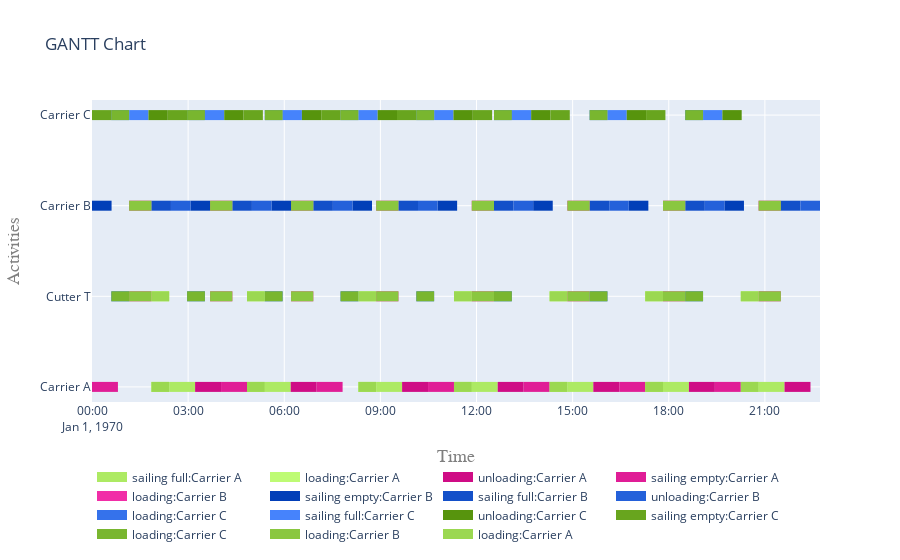

The notebook cell this image was saved under:
### Code cell
fig = get_gantt_chart(vessels, id_map=activities)

### Figure 1 — Plotly figure (JSON) as saved in the notebook; plotly's stock layout.template omitted (floating-point values rounded to 4 significant figures)
{"data": [{"connectgaps": false, "hoverinfo": "y+name", "line": {"color": "rgb(173,234,99)", "width": 10}, "mode": "lines", "name": "sailing full:Carrier A", "type": "scatter", "x": ["1970-01-01T02:24:31", "1970-01-01T02:24:31", "1970-01-01T03:13:05", "1970-01-01T03:13:05", "1970-01-01T03:13:05", "1970-01-01T05:23:33", "1970-01-01T05:23:33", "1970-01-01T06:12:07", "1970-01-01T06:12:07", "1970-01-01T06:12:07", "1970-01-01T08:52:06", "1970-01-01T08:52:06", "1970-01-01T09:40:40", "1970-01-01T09:40:40", "1970-01-01T09:40:40", "1970-01-01T11:51:08", "1970-01-01T11:51:08", "1970-01-01T12:39:42", "1970-01-01T12:39:42", "1970-01-01T12:39:42", "1970-01-01T14:50:10", "1970-01-01T14:50:10", "1970-01-01T15:38:44", "1970-01-01T15:38:44", "1970-01-01T15:38:44", "1970-01-01T17:49:12", "1970-01-01T17:49:12", "1970-01-01T18:37:46", "1970-01-01T18:37:46", "1970-01-01T18:37:46", "1970-01-01T20:48:14", "1970-01-01T20:48:14", "1970-01-01T21:36:48", "1970-01-01T21:36:48", "1970-01-01T21:36:48"], "y": ["Carrier A", "Carrier A", "Carrier A", "Carrier A", null, "Carrier A", "Carrier A", "Carrier A", "Carrier A", null, "Carrier A", "Carrier A", "Carrier A", "Carrier A", null, "Carrier A", "Carrier A", "Carrier A", "Carrier A", null, "Carrier A", "Carrier A", "Carrier A", "Carrier A", null, "Carrier A", "Carrier A", "Carrier A", "Carrier A", null, "Carrier A", "Carrier A", "Carrier A", "Carrier A", null]}, {"connectgaps": false, "hoverinfo": "y+name", "line": {"color": "rgb(190,251,116)", "width": 10}, "mode": "lines", "name": "loading:Carrier A", "type": "scatter", "x": ["1970-01-01T01:51:11", "1970-01-01T01:51:11", "1970-01-01T02:24:31", "1970-01-01T02:24:31", "1970-01-01T02:24:31", "1970-01-01T04:50:13", "1970-01-01T04:50:13", "1970-01-01T05:23:33", "1970-01-01T05:23:33", "1970-01-01T05:23:33", "1970-01-01T08:18:46", "1970-01-01T08:18:46", "1970-01-01T08:52:06", "1970-01-01T08:52:06", "1970-01-01T08:52:06", "1970-01-01T11:17:48", "1970-01-01T11:17:48", "1970-01-01T11:51:08", "1970-01-01T11:51:08", "1970-01-01T11:51:08", "1970-01-01T14:16:50", "1970-01-01T14:16:50", "1970-01-01T14:50:10", "1970-01-01T14:50:10", "1970-01-01T14:50:10", "1970-01-01T17:15:52", "1970-01-01T17:15:52", "1970-01-01T17:49:12", "1970-01-01T17:49:12", "1970-01-01T17:49:12", "1970-01-01T20:14:54", "1970-01-01T20:14:54", "1970-01-01T20:48:14", "1970-01-01T20:48:14", "1970-01-01T20:48:14", "1970-01-01T01:51:11", "1970-01-01T01:51:11", "1970-01-01T02:24:31", "1970-01-01T02:24:31", "1970-01-01T02:24:31", "1970-01-01T04:50:13", "1970-01-01T04:50:13", "1970-01-01T05:23:33", "1970-01-01T05:23:33", "1970-01-01T05:23:33", "1970-01-01T08:18:46", "1970-01-01T08:18:46", "1970-01-01T08:52:06", "1970-01-01T08:52:06", "1970-01-01T08:52:06", "1970-01-01T11:17:48", "1970-01-01T11:17:48", "1970-01-01T11:51:08", "1970-01-01T11:51:08", "1970-01-01T11:51:08", "1970-01-01T14:16:50", "1970-01-01T14:16:50", "1970-01-01T14:50:10", "1970-01-01T14:50:10", "1970-01-01T14:50:10", "1970-01-01T17:15:52", "1970-01-01T17:15:52", "1970-01-01T17:49:12", "1970-01-01T17:49:12", "1970-01-01T17:49:12", "1970-01-01T20:14:54", "1970-01-01T20:14:54", "1970-01-01T20:48:14", "1970-01-01T20:48:14", "1970-01-01T20:48:14"], "y": ["Carrier A", "Carrier A", "Carrier A", "Carrier A", null, "Carrier A", "Carrier A", "Carrier A", "Carrier A", null, "Carrier A", "Carrier A", "Carrier A", "Carrier A", null, "Carrier A", "Carrier A", "Carrier A", "Carrier A", null, "Carrier A", "Carrier A", "Carrier A", "Carrier A", null, "Carrier A", "Carrier A", "Carrier A", "Carrier A", null, "Carrier A", "Carrier A", "Carrier A", "Carrier A", null, "Cutter T", "Cutter T", "Cutter T", "Cutter T", null, "Cutter T", "Cutter T", "Cutter T", "Cutter T", null, "Cutter T", "Cutter T", "Cutter T", "Cutter T", null, "Cutter T", "Cutter T", "Cutter T", "Cutter T", null, "Cutter T", "Cutter T", "Cutter T", "Cutter T", null, "Cutter T", "Cutter T", "Cutter T", "Cutter T", null, "Cutter T", "Cutter T", "Cutter T", "Cutter T", null]}, {"connectgaps": false, "hoverinfo": "y+name", "line": {"color": "rgb(207,12,133)", "width": 10}, "mode": "lines", "name": "unloading:Carrier A", "type": "scatter", "x": ["1970-01-01T03:13:05", "1970-01-01T03:13:05", "1970-01-01T04:01:39", "1970-01-01T04:01:39", "1970-01-01T04:01:39", "1970-01-01T06:12:07", "1970-01-01T06:12:07", "1970-01-01T07:00:41", "1970-01-01T07:00:41", "1970-01-01T07:00:41", "1970-01-01T09:40:40", "1970-01-01T09:40:40", "1970-01-01T10:29:14", "1970-01-01T10:29:14", "1970-01-01T10:29:14", "1970-01-01T12:39:42", "1970-01-01T12:39:42", "1970-01-01T13:28:16", "1970-01-01T13:28:16", "1970-01-01T13:28:16", "1970-01-01T15:38:44", "1970-01-01T15:38:44", "1970-01-01T16:27:18", "1970-01-01T16:27:18", "1970-01-01T16:27:18", "1970-01-01T18:37:46", "1970-01-01T18:37:46", "1970-01-01T19:26:20", "1970-01-01T19:26:20", "1970-01-01T19:26:20", "1970-01-01T21:36:48", "1970-01-01T21:36:48", "1970-01-01T22:25:22", "1970-01-01T22:25:22", "1970-01-01T22:25:22"], "y": ["Carrier A", "Carrier A", "Carrier A", "Carrier A", null, "Carrier A", "Carrier A", "Carrier A", "Carrier A", null, "Carrier A", "Carrier A", "Carrier A", "Carrier A", null, "Carrier A", "Carrier A", "Carrier A", "Carrier A", null, "Carrier A", "Carrier A", "Carrier A", "Carrier A", null, "Carrier A", "Carrier A", "Carrier A", "Carrier A", null, "Carrier A", "Carrier A", "Carrier A", "Carrier A", null]}, {"connectgaps": false, "hoverinfo": "y+name", "line": {"color": "rgb(224,29,150)", "width": 10}, "mode": "lines", "name": "sailing empty:Carrier A", "type": "scatter", "x": ["1970-01-01T00:00:00", "1970-01-01T00:00:00", "1970-01-01T00:48:34", "1970-01-01T00:48:34", "1970-01-01T00:48:34", "1970-01-01T04:01:39", "1970-01-01T04:01:39", "1970-01-01T04:50:13", "1970-01-01T04:50:13", "1970-01-01T04:50:13", "1970-01-01T07:00:41", "1970-01-01T07:00:41", "1970-01-01T07:49:15", "1970-01-01T07:49:15", "1970-01-01T07:49:15", "1970-01-01T10:29:14", "1970-01-01T10:29:14", "1970-01-01T11:17:48", "1970-01-01T11:17:48", "1970-01-01T11:17:48", "1970-01-01T13:28:16", "1970-01-01T13:28:16", "1970-01-01T14:16:50", "1970-01-01T14:16:50", "1970-01-01T14:16:50", "1970-01-01T16:27:18", "1970-01-01T16:27:18", "1970-01-01T17:15:52", "1970-01-01T17:15:52", "1970-01-01T17:15:52", "1970-01-01T19:26:20", "1970-01-01T19:26:20", "1970-01-01T20:14:54", "1970-01-01T20:14:54", "1970-01-01T20:14:54"], "y": ["Carrier A", "Carrier A", "Carrier A", "Carrier A", null, "Carrier A", "Carrier A", "Carrier A", "Carrier A", null, "Carrier A", "Carrier A", "Carrier A", "Carrier A", null, "Carrier A", "Carrier A", "Carrier A", "Carrier A", null, "Carrier A", "Carrier A", "Carrier A", "Carrier A", null, "Carrier A", "Carrier A", "Carrier A", "Carrier A", null, "Carrier A", "Carrier A", "Carrier A", "Carrier A", null]}, {"connectgaps": false, "hoverinfo": "y+name", "line": {"color": "rgb(241,46,167)", "width": 10}, "mode": "lines", "name": "loading:Carrier B", "type": "scatter", "x": ["1970-01-01T01:09:31", "1970-01-01T01:09:31", "1970-01-01T01:51:11", "1970-01-01T01:51:11", "1970-01-01T01:51:11", "1970-01-01T03:41:08", "1970-01-01T03:41:08", "1970-01-01T04:22:48", "1970-01-01T04:22:48", "1970-01-01T04:22:48", "1970-01-01T06:12:45", "1970-01-01T06:12:45", "1970-01-01T06:54:25", "1970-01-01T06:54:25", "1970-01-01T06:54:25", "1970-01-01T08:52:06", "1970-01-01T08:52:06", "1970-01-01T09:33:46", "1970-01-01T09:33:46", "1970-01-01T09:33:46", "1970-01-01T11:51:08", "1970-01-01T11:51:08", "1970-01-01T12:32:48", "1970-01-01T12:32:48", "1970-01-01T12:32:48", "1970-01-01T14:50:10", "1970-01-01T14:50:10", "1970-01-01T15:31:50", "1970-01-01T15:31:50", "1970-01-01T15:31:50", "1970-01-01T17:49:12", "1970-01-01T17:49:12", "1970-01-01T18:30:52", "1970-01-01T18:30:52", "1970-01-01T18:30:52", "1970-01-01T20:48:14", "1970-01-01T20:48:14", "1970-01-01T21:29:54", "1970-01-01T21:29:54", "1970-01-01T21:29:54", "1970-01-01T01:09:31", "1970-01-01T01:09:31", "1970-01-01T01:51:11", "1970-01-01T01:51:11", "1970-01-01T01:51:11", "1970-01-01T03:41:08", "1970-01-01T03:41:08", "1970-01-01T04:22:48", "1970-01-01T04:22:48", "1970-01-01T04:22:48", "1970-01-01T06:12:45", "1970-01-01T06:12:45", "1970-01-01T06:54:25", "1970-01-01T06:54:25", "1970-01-01T06:54:25", "1970-01-01T08:52:06", "1970-01-01T08:52:06", "1970-01-01T09:33:46", "1970-01-01T09:33:46", "1970-01-01T09:33:46", "1970-01-01T11:51:08", "1970-01-01T11:51:08", "1970-01-01T12:32:48", "1970-01-01T12:32:48", "1970-01-01T12:32:48", "1970-01-01T14:50:10", "1970-01-01T14:50:10", "1970-01-01T15:31:50", "1970-01-01T15:31:50", "1970-01-01T15:31:50", "1970-01-01T17:49:12", "1970-01-01T17:49:12", "1970-01-01T18:30:52", "1970-01-01T18:30:52", "1970-01-01T18:30:52", "1970-01-01T20:48:14", "1970-01-01T20:48:14", "1970-01-01T21:29:54", "1970-01-01T21:29:54", "1970-01-01T21:29:54"], "y": ["Carrier B", "Carrier B", "Carrier B", "Carrier B", null, "Carrier B", "Carrier B", "Carrier B", "Carrier B", null, "Carrier B", "Carrier B", "Carrier B", "Carrier B", null, "Carrier B", "Carrier B", "Carrier B", "Carrier B", null, "Carrier B", "Carrier B", "Carrier B", "Carrier B", null, "Carrier B", "Carrier B", "Carrier B", "Carrier B", null, "Carrier B", "Carrier B", "Carrier B", "Carrier B", null, "Carrier B", "Carrier B", "Carrier B", "Carrier B", null, "Cutter T", "Cutter T", "Cutter T", "Cutter T", null, "Cutter T", "Cutter T", "Cutter T", "Cutter T", null, "Cutter T", "Cutter T", "Cutter T", "Cutter T", null, "Cutter T", "Cutter T", "Cutter T", "Cutter T", null, "Cutter T", "Cutter T", "Cutter T", "Cutter T", null, "Cutter T", "Cutter T", "Cutter T", "Cutter T", null, "Cutter T", "Cutter T", "Cutter T", "Cutter T", null, "Cutter T", "Cutter T", "Cutter T", "Cutter T", null]}, {"connectgaps": false, "hoverinfo": "y+name", "line": {"color": "rgb(2,63,184)", "width": 10}, "mode": "lines", "name": "sailing empty:Carrier B", "type": "scatter", "x": ["1970-01-01T00:00:00", "1970-01-01T00:00:00", "1970-01-01T00:36:39", "1970-01-01T00:36:39", "1970-01-01T00:36:39", "1970-01-01T03:04:29", "1970-01-01T03:04:29", "1970-01-01T03:41:08", "1970-01-01T03:41:08", "1970-01-01T03:41:08", "1970-01-01T05:36:06", "1970-01-01T05:36:06", "1970-01-01T06:12:45", "1970-01-01T06:12:45", "1970-01-01T06:12:45", "1970-01-01T08:07:43", "1970-01-01T08:07:43", "1970-01-01T08:44:22", "1970-01-01T08:44:22", "1970-01-01T08:44:22", "1970-01-01T10:47:04", "1970-01-01T10:47:04", "1970-01-01T11:23:43", "1970-01-01T11:23:43", "1970-01-01T11:23:43", "1970-01-01T13:46:06", "1970-01-01T13:46:06", "1970-01-01T14:22:45", "1970-01-01T14:22:45", "1970-01-01T14:22:45", "1970-01-01T16:45:08", "1970-01-01T16:45:08", "1970-01-01T17:21:47", "1970-01-01T17:21:47", "1970-01-01T17:21:47", "1970-01-01T19:44:10", "1970-01-01T19:44:10", "1970-01-01T20:20:49", "1970-01-01T20:20:49", "1970-01-01T20:20:49"], "y": ["Carrier B", "Carrier B", "Carrier B", "Carrier B", null, "Carrier B", "Carrier B", "Carrier B", "Carrier B", null, "Carrier B", "Carrier B", "Carrier B", "Carrier B", null, "Carrier B", "Carrier B", "Carrier B", "Carrier B", null, "Carrier B", "Carrier B", "Carrier B", "Carrier B", null, "Carrier B", "Carrier B", "Carrier B", "Carrier B", null, "Carrier B", "Carrier B", "Carrier B", "Carrier B", null, "Carrier B", "Carrier B", "Carrier B", "Carrier B", null]}, {"connectgaps": false, "hoverinfo": "y+name", "line": {"color": "rgb(19,80,201)", "width": 10}, "mode": "lines", "name": "sailing full:Carrier B", "type": "scatter", "x": ["1970-01-01T01:51:11", "1970-01-01T01:51:11", "1970-01-01T02:27:50", "1970-01-01T02:27:50", "1970-01-01T02:27:50", "1970-01-01T04:22:48", "1970-01-01T04:22:48", "1970-01-01T04:59:27", "1970-01-01T04:59:27", "1970-01-01T04:59:27", "1970-01-01T06:54:25", "1970-01-01T06:54:25", "1970-01-01T07:31:04", "1970-01-01T07:31:04", "1970-01-01T07:31:04", "1970-01-01T09:33:46", "1970-01-01T09:33:46", "1970-01-01T10:10:25", "1970-01-01T10:10:25", "1970-01-01T10:10:25", "1970-01-01T12:32:48", "1970-01-01T12:32:48", "1970-01-01T13:09:27", "1970-01-01T13:09:27", "1970-01-01T13:09:27", "1970-01-01T15:31:50", "1970-01-01T15:31:50", "1970-01-01T16:08:29", "1970-01-01T16:08:29", "1970-01-01T16:08:29", "1970-01-01T18:30:52", "1970-01-01T18:30:52", "1970-01-01T19:07:31", "1970-01-01T19:07:31", "1970-01-01T19:07:31", "1970-01-01T21:29:54", "1970-01-01T21:29:54", "1970-01-01T22:06:33", "1970-01-01T22:06:33", "1970-01-01T22:06:33"], "y": ["Carrier B", "Carrier B", "Carrier B", "Carrier B", null, "Carrier B", "Carrier B", "Carrier B", "Carrier B", null, "Carrier B", "Carrier B", "Carrier B", "Carrier B", null, "Carrier B", "Carrier B", "Carrier B", "Carrier B", null, "Carrier B", "Carrier B", "Carrier B", "Carrier B", null, "Carrier B", "Carrier B", "Carrier B", "Carrier B", null, "Carrier B", "Carrier B", "Carrier B", "Carrier B", null, "Carrier B", "Carrier B", "Carrier B", "Carrier B", null]}, {"connectgaps": false, "hoverinfo": "y+name", "line": {"color": "rgb(36,97,218)", "width": 10}, "mode": "lines", "name": "unloading:Carrier B", "type": "scatter", "x": ["1970-01-01T02:27:50", "1970-01-01T02:27:50", "1970-01-01T03:04:29", "1970-01-01T03:04:29", "1970-01-01T03:04:29", "1970-01-01T04:59:27", "1970-01-01T04:59:27", "1970-01-01T05:36:06", "1970-01-01T05:36:06", "1970-01-01T05:36:06", "1970-01-01T07:31:04", "1970-01-01T07:31:04", "1970-01-01T08:07:43", "1970-01-01T08:07:43", "1970-01-01T08:07:43", "1970-01-01T10:10:25", "1970-01-01T10:10:25", "1970-01-01T10:47:04", "1970-01-01T10:47:04", "1970-01-01T10:47:04", "1970-01-01T13:09:27", "1970-01-01T13:09:27", "1970-01-01T13:46:06", "1970-01-01T13:46:06", "1970-01-01T13:46:06", "1970-01-01T16:08:29", "1970-01-01T16:08:29", "1970-01-01T16:45:08", "1970-01-01T16:45:08", "1970-01-01T16:45:08", "1970-01-01T19:07:31", "1970-01-01T19:07:31", "1970-01-01T19:44:10", "1970-01-01T19:44:10", "1970-01-01T19:44:10", "1970-01-01T22:06:33", "1970-01-01T22:06:33", "1970-01-01T22:43:12", "1970-01-01T22:43:12", "1970-01-01T22:43:12"], "y": ["Carrier B", "Carrier B", "Carrier B", "Carrier B", null, "Carrier B", "Carrier B", "Carrier B", "Carrier B", null, "Carrier B", "Carrier B", "Carrier B", "Carrier B", null, "Carrier B", "Carrier B", "Carrier B", "Carrier B", null, "Carrier B", "Carrier B", "Carrier B", "Carrier B", null, "Carrier B", "Carrier B", "Carrier B", "Carrier B", null, "Carrier B", "Carrier B", "Carrier B", "Carrier B", null, "Carrier B", "Carrier B", "Carrier B", "Carrier B", null]}, {"connectgaps": false, "hoverinfo": "y+name", "line": {"color": "rgb(53,114,235)", "width": 10}, "mode": "lines", "name": "loading:Carrier C", "type": "scatter", "x": ["1970-01-01T00:36:11", "1970-01-01T00:36:11", "1970-01-01T01:09:31", "1970-01-01T01:09:31", "1970-01-01T01:09:31", "1970-01-01T02:58:04", "1970-01-01T02:58:04", "1970-01-01T03:31:24", "1970-01-01T03:31:24", "1970-01-01T03:31:24", "1970-01-01T05:23:33", "1970-01-01T05:23:33", "1970-01-01T05:56:53", "1970-01-01T05:56:53", "1970-01-01T05:56:53", "1970-01-01T07:45:26", "1970-01-01T07:45:26", "1970-01-01T08:18:46", "1970-01-01T08:18:46", "1970-01-01T08:18:46", "1970-01-01T10:07:19", "1970-01-01T10:07:19", "1970-01-01T10:40:39", "1970-01-01T10:40:39", "1970-01-01T10:40:39", "1970-01-01T12:32:48", "1970-01-01T12:32:48", "1970-01-01T13:06:08", "1970-01-01T13:06:08", "1970-01-01T13:06:08", "1970-01-01T15:31:50", "1970-01-01T15:31:50", "1970-01-01T16:05:10", "1970-01-01T16:05:10", "1970-01-01T16:05:10", "1970-01-01T18:30:52", "1970-01-01T18:30:52", "1970-01-01T19:04:12", "1970-01-01T19:04:12", "1970-01-01T19:04:12", "1970-01-01T00:36:11", "1970-01-01T00:36:11", "1970-01-01T01:09:31", "1970-01-01T01:09:31", "1970-01-01T01:09:31", "1970-01-01T02:58:04", "1970-01-01T02:58:04", "1970-01-01T03:31:24", "1970-01-01T03:31:24", "1970-01-01T03:31:24", "1970-01-01T05:23:33", "1970-01-01T05:23:33", "1970-01-01T05:56:53", "1970-01-01T05:56:53", "1970-01-01T05:56:53", "1970-01-01T07:45:26", "1970-01-01T07:45:26", "1970-01-01T08:18:46", "1970-01-01T08:18:46", "1970-01-01T08:18:46", "1970-01-01T10:07:19", "1970-01-01T10:07:19", "1970-01-01T10:40:39", "1970-01-01T10:40:39", "1970-01-01T10:40:39", "1970-01-01T12:32:48", "1970-01-01T12:32:48", "1970-01-01T13:06:08", "1970-01-01T13:06:08", "1970-01-01T13:06:08", "1970-01-01T15:31:50", "1970-01-01T15:31:50", "1970-01-01T16:05:10", "1970-01-01T16:05:10", "1970-01-01T16:05:10", "1970-01-01T18:30:52", "1970-01-01T18:30:52", "1970-01-01T19:04:12", "1970-01-01T19:04:12", "1970-01-01T19:04:12"], "y": ["Carrier C", "Carrier C", "Carrier C", "Carrier C", null, "Carrier C", "Carrier C", "Carrier C", "Carrier C", null, "Carrier C", "Carrier C", "Carrier C", "Carrier C", null, "Carrier C", "Carrier C", "Carrier C", "Carrier C", null, "Carrier C", "Carrier C", "Carrier C", "Carrier C", null, "Carrier C", "Carrier C", "Carrier C", "Carrier C", null, "Carrier C", "Carrier C", "Carrier C", "Carrier C", null, "Carrier C", "Carrier C", "Carrier C", "Carrier C", null, "Cutter T", "Cutter T", "Cutter T", "Cutter T", null, "Cutter T", "Cutter T", "Cutter T", "Cutter T", null, "Cutter T", "Cutter T", "Cutter T", "Cutter T", null, "Cutter T", "Cutter T", "Cutter T", "Cutter T", null, "Cutter T", "Cutter T", "Cutter T", "Cutter T", null, "Cutter T", "Cutter T", "Cutter T", "Cutter T", null, "Cutter T", "Cutter T", "Cutter T", "Cutter T", null, "Cutter T", "Cutter T", "Cutter T", "Cutter T", null]}, {"connectgaps": false, "hoverinfo": "y+name", "line": {"color": "rgb(70,131,252)", "width": 10}, "mode": "lines", "name": "sailing full:Carrier C", "type": "scatter", "x": ["1970-01-01T01:09:31", "1970-01-01T01:09:31", "1970-01-01T01:45:42", "1970-01-01T01:45:42", "1970-01-01T01:45:42", "1970-01-01T03:31:24", "1970-01-01T03:31:24", "1970-01-01T04:07:35", "1970-01-01T04:07:35", "1970-01-01T04:07:35", "1970-01-01T05:56:53", "1970-01-01T05:56:53", "1970-01-01T06:33:04", "1970-01-01T06:33:04", "1970-01-01T06:33:04", "1970-01-01T08:18:46", "1970-01-01T08:18:46", "1970-01-01T08:54:57", "1970-01-01T08:54:57", "1970-01-01T08:54:57", "1970-01-01T10:40:39", "1970-01-01T10:40:39", "1970-01-01T11:16:50", "1970-01-01T11:16:50", "1970-01-01T11:16:50", "1970-01-01T13:06:08", "1970-01-01T13:06:08", "1970-01-01T13:42:19", "1970-01-01T13:42:19", "1970-01-01T13:42:19", "1970-01-01T16:05:10", "1970-01-01T16:05:10", "1970-01-01T16:41:21", "1970-01-01T16:41:21", "1970-01-01T16:41:21", "1970-01-01T19:04:12", "1970-01-01T19:04:12", "1970-01-01T19:40:23", "1970-01-01T19:40:23", "1970-01-01T19:40:23"], "y": ["Carrier C", "Carrier C", "Carrier C", "Carrier C", null, "Carrier C", "Carrier C", "Carrier C", "Carrier C", null, "Carrier C", "Carrier C", "Carrier C", "Carrier C", null, "Carrier C", "Carrier C", "Carrier C", "Carrier C", null, "Carrier C", "Carrier C", "Carrier C", "Carrier C", null, "Carrier C", "Carrier C", "Carrier C", "Carrier C", null, "Carrier C", "Carrier C", "Carrier C", "Carrier C", null, "Carrier C", "Carrier C", "Carrier C", "Carrier C", null]}, {"connectgaps": false, "hoverinfo": "y+name", "line": {"color": "rgb(87,148,13)", "width": 10}, "mode": "lines", "name": "unloading:Carrier C", "type": "scatter", "x": ["1970-01-01T01:45:42", "1970-01-01T01:45:42", "1970-01-01T02:21:53", "1970-01-01T02:21:53", "1970-01-01T02:21:53", "1970-01-01T04:07:35", "1970-01-01T04:07:35", "1970-01-01T04:43:46", "1970-01-01T04:43:46", "1970-01-01T04:43:46", "1970-01-01T06:33:04", "1970-01-01T06:33:04", "1970-01-01T07:09:15", "1970-01-01T07:09:15", "1970-01-01T07:09:15", "1970-01-01T08:54:57", "1970-01-01T08:54:57", "1970-01-01T09:31:08", "1970-01-01T09:31:08", "1970-01-01T09:31:08", "1970-01-01T11:16:50", "1970-01-01T11:16:50", "1970-01-01T11:53:01", "1970-01-01T11:53:01", "1970-01-01T11:53:01", "1970-01-01T13:42:19", "1970-01-01T13:42:19", "1970-01-01T14:18:30", "1970-01-01T14:18:30", "1970-01-01T14:18:30", "1970-01-01T16:41:21", "1970-01-01T16:41:21", "1970-01-01T17:17:32", "1970-01-01T17:17:32", "1970-01-01T17:17:32", "1970-01-01T19:40:23", "1970-01-01T19:40:23", "1970-01-01T20:16:34", "1970-01-01T20:16:34", "1970-01-01T20:16:34"], "y": ["Carrier C", "Carrier C", "Carrier C", "Carrier C", null, "Carrier C", "Carrier C", "Carrier C", "Carrier C", null, "Carrier C", "Carrier C", "Carrier C", "Carrier C", null, "Carrier C", "Carrier C", "Carrier C", "Carrier C", null, "Carrier C", "Carrier C", "Carrier C", "Carrier C", null, "Carrier C", "Carrier C", "Carrier C", "Carrier C", null, "Carrier C", "Carrier C", "Carrier C", "Carrier C", null, "Carrier C", "Carrier C", "Carrier C", "Carrier C", null]}, {"connectgaps": false, "hoverinfo": "y+name", "line": {"color": "rgb(104,165,30)", "width": 10}, "mode": "lines", "name": "sailing empty:Carrier C", "type": "scatter", "x": ["1970-01-01T00:00:00", "1970-01-01T00:00:00", "1970-01-01T00:36:11", "1970-01-01T00:36:11", "1970-01-01T00:36:11", "1970-01-01T02:21:53", "1970-01-01T02:21:53", "1970-01-01T02:58:04", "1970-01-01T02:58:04", "1970-01-01T02:58:04", "1970-01-01T04:43:46", "1970-01-01T04:43:46", "1970-01-01T05:19:57", "1970-01-01T05:19:57", "1970-01-01T05:19:57", "1970-01-01T07:09:15", "1970-01-01T07:09:15", "1970-01-01T07:45:26", "1970-01-01T07:45:26", "1970-01-01T07:45:26", "1970-01-01T09:31:08", "1970-01-01T09:31:08", "1970-01-01T10:07:19", "1970-01-01T10:07:19", "1970-01-01T10:07:19", "1970-01-01T11:53:01", "1970-01-01T11:53:01", "1970-01-01T12:29:12", "1970-01-01T12:29:12", "1970-01-01T12:29:12", "1970-01-01T14:18:30", "1970-01-01T14:18:30", "1970-01-01T14:54:41", "1970-01-01T14:54:41", "1970-01-01T14:54:41", "1970-01-01T17:17:32", "1970-01-01T17:17:32", "1970-01-01T17:53:43", "1970-01-01T17:53:43", "1970-01-01T17:53:43"], "y": ["Carrier C", "Carrier C", "Carrier C", "Carrier C", null, "Carrier C", "Carrier C", "Carrier C", "Carrier C", null, "Carrier C", "Carrier C", "Carrier C", "Carrier C", null, "Carrier C", "Carrier C", "Carrier C", "Carrier C", null, "Carrier C", "Carrier C", "Carrier C", "Carrier C", null, "Carrier C", "Carrier C", "Carrier C", "Carrier C", null, "Carrier C", "Carrier C", "Carrier C", "Carrier C", null, "Carrier C", "Carrier C", "Carrier C", "Carrier C", null]}, {"connectgaps": false, "hoverinfo": "y+name", "line": {"color": "rgb(121,182,47)", "width": 10}, "mode": "lines", "name": "loading:Carrier C", "type": "scatter", "x": ["1970-01-01T00:36:11", "1970-01-01T00:36:11", "1970-01-01T01:09:31", "1970-01-01T01:09:31", "1970-01-01T01:09:31", "1970-01-01T02:58:04", "1970-01-01T02:58:04", "1970-01-01T03:31:24", "1970-01-01T03:31:24", "1970-01-01T03:31:24", "1970-01-01T05:23:33", "1970-01-01T05:23:33", "1970-01-01T05:56:53", "1970-01-01T05:56:53", "1970-01-01T05:56:53", "1970-01-01T07:45:26", "1970-01-01T07:45:26", "1970-01-01T08:18:46", "1970-01-01T08:18:46", "1970-01-01T08:18:46", "1970-01-01T10:07:19", "1970-01-01T10:07:19", "1970-01-01T10:40:39", "1970-01-01T10:40:39", "1970-01-01T10:40:39", "1970-01-01T12:32:48", "1970-01-01T12:32:48", "1970-01-01T13:06:08", "1970-01-01T13:06:08", "1970-01-01T13:06:08", "1970-01-01T15:31:50", "1970-01-01T15:31:50", "1970-01-01T16:05:10", "1970-01-01T16:05:10", "1970-01-01T16:05:10", "1970-01-01T18:30:52", "1970-01-01T18:30:52", "1970-01-01T19:04:12", "1970-01-01T19:04:12", "1970-01-01T19:04:12", "1970-01-01T00:36:11", "1970-01-01T00:36:11", "1970-01-01T01:09:31", "1970-01-01T01:09:31", "1970-01-01T01:09:31", "1970-01-01T02:58:04", "1970-01-01T02:58:04", "1970-01-01T03:31:24", "1970-01-01T03:31:24", "1970-01-01T03:31:24", "1970-01-01T05:23:33", "1970-01-01T05:23:33", "1970-01-01T05:56:53", "1970-01-01T05:56:53", "1970-01-01T05:56:53", "1970-01-01T07:45:26", "1970-01-01T07:45:26", "1970-01-01T08:18:46", "1970-01-01T08:18:46", "1970-01-01T08:18:46", "1970-01-01T10:07:19", "1970-01-01T10:07:19", "1970-01-01T10:40:39", "1970-01-01T10:40:39", "1970-01-01T10:40:39", "1970-01-01T12:32:48", "1970-01-01T12:32:48", "1970-01-01T13:06:08", "1970-01-01T13:06:08", "1970-01-01T13:06:08", "1970-01-01T15:31:50", "1970-01-01T15:31:50", "1970-01-01T16:05:10", "1970-01-01T16:05:10", "1970-01-01T16:05:10", "1970-01-01T18:30:52", "1970-01-01T18:30:52", "1970-01-01T19:04:12", "1970-01-01T19:04:12", "1970-01-01T19:04:12"], "y": ["Carrier C", "Carrier C", "Carrier C", "Carrier C", null, "Carrier C", "Carrier C", "Carrier C", "Carrier C", null, "Carrier C", "Carrier C", "Carrier C", "Carrier C", null, "Carrier C", "Carrier C", "Carrier C", "Carrier C", null, "Carrier C", "Carrier C", "Carrier C", "Carrier C", null, "Carrier C", "Carrier C", "Carrier C", "Carrier C", null, "Carrier C", "Carrier C", "Carrier C", "Carrier C", null, "Carrier C", "Carrier C", "Carrier C", "Carrier C", null, "Cutter T", "Cutter T", "Cutter T", "Cutter T", null, "Cutter T", "Cutter T", "Cutter T", "Cutter T", null, "Cutter T", "Cutter T", "Cutter T", "Cutter T", null, "Cutter T", "Cutter T", "Cutter T", "Cutter T", null, "Cutter T", "Cutter T", "Cutter T", "Cutter T", null, "Cutter T", "Cutter T", "Cutter T", "Cutter T", null, "Cutter T", "Cutter T", "Cutter T", "Cutter T", null, "Cutter T", "Cutter T", "Cutter T", "Cutter T", null]}, {"connectgaps": false, "hoverinfo": "y+name", "line": {"color": "rgb(138,199,64)", "width": 10}, "mode": "lines", "name": "loading:Carrier B", "type": "scatter", "x": ["1970-01-01T01:09:31", "1970-01-01T01:09:31", "1970-01-01T01:51:11", "1970-01-01T01:51:11", "1970-01-01T01:51:11", "1970-01-01T03:41:08", "1970-01-01T03:41:08", "1970-01-01T04:22:48", "1970-01-01T04:22:48", "1970-01-01T04:22:48", "1970-01-01T06:12:45", "1970-01-01T06:12:45", "1970-01-01T06:54:25", "1970-01-01T06:54:25", "1970-01-01T06:54:25", "1970-01-01T08:52:06", "1970-01-01T08:52:06", "1970-01-01T09:33:46", "1970-01-01T09:33:46", "1970-01-01T09:33:46", "1970-01-01T11:51:08", "1970-01-01T11:51:08", "1970-01-01T12:32:48", "1970-01-01T12:32:48", "1970-01-01T12:32:48", "1970-01-01T14:50:10", "1970-01-01T14:50:10", "1970-01-01T15:31:50", "1970-01-01T15:31:50", "1970-01-01T15:31:50", "1970-01-01T17:49:12", "1970-01-01T17:49:12", "1970-01-01T18:30:52", "1970-01-01T18:30:52", "1970-01-01T18:30:52", "1970-01-01T20:48:14", "1970-01-01T20:48:14", "1970-01-01T21:29:54", "1970-01-01T21:29:54", "1970-01-01T21:29:54", "1970-01-01T01:09:31", "1970-01-01T01:09:31", "1970-01-01T01:51:11", "1970-01-01T01:51:11", "1970-01-01T01:51:11", "1970-01-01T03:41:08", "1970-01-01T03:41:08", "1970-01-01T04:22:48", "1970-01-01T04:22:48", "1970-01-01T04:22:48", "1970-01-01T06:12:45", "1970-01-01T06:12:45", "1970-01-01T06:54:25", "1970-01-01T06:54:25", "1970-01-01T06:54:25", "1970-01-01T08:52:06", "1970-01-01T08:52:06", "1970-01-01T09:33:46", "1970-01-01T09:33:46", "1970-01-01T09:33:46", "1970-01-01T11:51:08", "1970-01-01T11:51:08", "1970-01-01T12:32:48", "1970-01-01T12:32:48", "1970-01-01T12:32:48", "1970-01-01T14:50:10", "1970-01-01T14:50:10", "1970-01-01T15:31:50", "1970-01-01T15:31:50", "1970-01-01T15:31:50", "1970-01-01T17:49:12", "1970-01-01T17:49:12", "1970-01-01T18:30:52", "1970-01-01T18:30:52", "1970-01-01T18:30:52", "1970-01-01T20:48:14", "1970-01-01T20:48:14", "1970-01-01T21:29:54", "1970-01-01T21:29:54", "1970-01-01T21:29:54"], "y": ["Carrier B", "Carrier B", "Carrier B", "Carrier B", null, "Carrier B", "Carrier B", "Carrier B", "Carrier B", null, "Carrier B", "Carrier B", "Carrier B", "Carrier B", null, "Carrier B", "Carrier B", "Carrier B", "Carrier B", null, "Carrier B", "Carrier B", "Carrier B", "Carrier B", null, "Carrier B", "Carrier B", "Carrier B", "Carrier B", null, "Carrier B", "Carrier B", "Carrier B", "Carrier B", null, "Carrier B", "Carrier B", "Carrier B", "Carrier B", null, "Cutter T", "Cutter T", "Cutter T", "Cutter T", null, "Cutter T", "Cutter T", "Cutter T", "Cutter T", null, "Cutter T", "Cutter T", "Cutter T", "Cutter T", null, "Cutter T", "Cutter T", "Cutter T", "Cutter T", null, "Cutter T", "Cutter T", "Cutter T", "Cutter T", null, "Cutter T", "Cutter T", "Cutter T", "Cutter T", null, "Cutter T", "Cutter T", "Cutter T", "Cutter T", null, "Cutter T", "Cutter T", "Cutter T", "Cutter T", null]}, {"connectgaps": false, "hoverinfo": "y+name", "line": {"color": "rgb(155,216,81)", "width": 10}, "mode": "lines", "name": "loading:Carrier A", "type": "scatter", "x": ["1970-01-01T01:51:11", "1970-01-01T01:51:11", "1970-01-01T02:24:31", "1970-01-01T02:24:31", "1970-01-01T02:24:31", "1970-01-01T04:50:13", "1970-01-01T04:50:13", "1970-01-01T05:23:33", "1970-01-01T05:23:33", "1970-01-01T05:23:33", "1970-01-01T08:18:46", "1970-01-01T08:18:46", "1970-01-01T08:52:06", "1970-01-01T08:52:06", "1970-01-01T08:52:06", "1970-01-01T11:17:48", "1970-01-01T11:17:48", "1970-01-01T11:51:08", "1970-01-01T11:51:08", "1970-01-01T11:51:08", "1970-01-01T14:16:50", "1970-01-01T14:16:50", "1970-01-01T14:50:10", "1970-01-01T14:50:10", "1970-01-01T14:50:10", "1970-01-01T17:15:52", "1970-01-01T17:15:52", "1970-01-01T17:49:12", "1970-01-01T17:49:12", "1970-01-01T17:49:12", "1970-01-01T20:14:54", "1970-01-01T20:14:54", "1970-01-01T20:48:14", "1970-01-01T20:48:14", "1970-01-01T20:48:14", "1970-01-01T01:51:11", "1970-01-01T01:51:11", "1970-01-01T02:24:31", "1970-01-01T02:24:31", "1970-01-01T02:24:31", "1970-01-01T04:50:13", "1970-01-01T04:50:13", "1970-01-01T05:23:33", "1970-01-01T05:23:33", "1970-01-01T05:23:33", "1970-01-01T08:18:46", "1970-01-01T08:18:46", "1970-01-01T08:52:06", "1970-01-01T08:52:06", "1970-01-01T08:52:06", "1970-01-01T11:17:48", "1970-01-01T11:17:48", "1970-01-01T11:51:08", "1970-01-01T11:51:08", "1970-01-01T11:51:08", "1970-01-01T14:16:50", "1970-01-01T14:16:50", "1970-01-01T14:50:10", "1970-01-01T14:50:10", "1970-01-01T14:50:10", "1970-01-01T17:15:52", "1970-01-01T17:15:52", "1970-01-01T17:49:12", "1970-01-01T17:49:12", "1970-01-01T17:49:12", "1970-01-01T20:14:54", "1970-01-01T20:14:54", "1970-01-01T20:48:14", "1970-01-01T20:48:14", "1970-01-01T20:48:14"], "y": ["Carrier A", "Carrier A", "Carrier A", "Carrier A", null, "Carrier A", "Carrier A", "Carrier A", "Carrier A", null, "Carrier A", "Carrier A", "Carrier A", "Carrier A", null, "Carrier A", "Carrier A", "Carrier A", "Carrier A", null, "Carrier A", "Carrier A", "Carrier A", "Carrier A", null, "Carrier A", "Carrier A", "Carrier A", "Carrier A", null, "Carrier A", "Carrier A", "Carrier A", "Carrier A", null, "Cutter T", "Cutter T", "Cutter T", "Cutter T", null, "Cutter T", "Cutter T", "Cutter T", "Cutter T", null, "Cutter T", "Cutter T", "Cutter T", "Cutter T", null, "Cutter T", "Cutter T", "Cutter T", "Cutter T", null, "Cutter T", "Cutter T", "Cutter T", "Cutter T", null, "Cutter T", "Cutter T", "Cutter T", "Cutter T", null, "Cutter T", "Cutter T", "Cutter T", "Cutter T", null]}], "layout": {"hovermode": "closest", "legend": {"orientation": "h", "x": 0, "y": -0.2}, "title": {"text": "GANTT Chart"}, "xaxis": {"range": ["1970-01-01T00:00:00", "1970-01-01T22:43:12"], "title": {"font": {"color": "#7f7f7f", "family": "Courier New, monospace", "size": 18}, "text": "Time"}}, "yaxis": {"title": {"font": {"color": "#7f7f7f", "family": "Courier New, monospace", "size": 18}, "text": "Activities"}}}}
